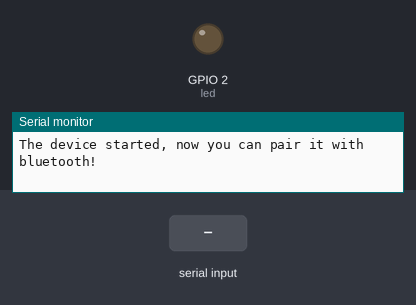
Bench run of a sketch on a simulated ESP32. On the bench: output pins drawn as LEDs (lit = HIGH), the last lines printed to the serial monitor. The inputs (shaded band) are chosen by the test bench. Nothing arrives over Bluetooth unless stated.

Above: at 1.2 s.
1.3 s: "b" received over the second serial link
At 1.9 s:
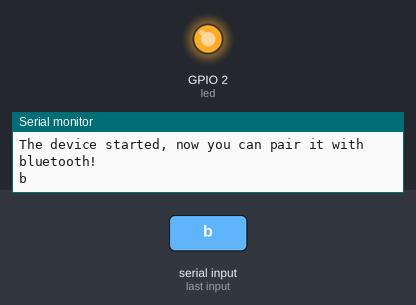
2.8 s: "a" received over the second serial link
At 3.4 s:
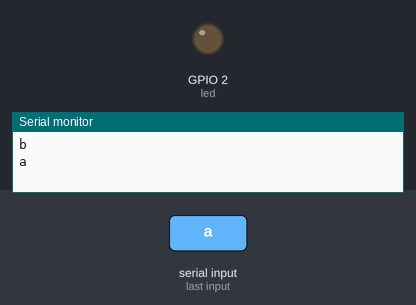
Timing chart, 0 to 5.8 s (numbered marks = the images above; inputs shaded):
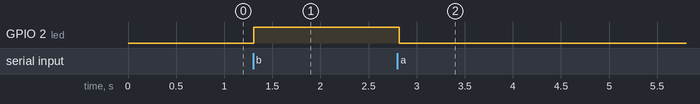

The sketch:

esp32_bluetooth_control.ino
```cpp
#include "BluetoothSerial.h"

#if !defined(CONFIG_BT_ENABLED) || !defined(CONFIG_BLUEDROID_ENABLED)
#error Bluetooth is not enabled! Please run `make menuconfig` to and enable it
#endif
int led = 2;
BluetoothSerial SerialBT;

void setup() {
  Serial.begin(115200);
  pinMode(led, OUTPUT);
  SerialBT.begin("SmartHome01"); //Bluetooth device name
  Serial.println("The device started, now you can pair it with bluetooth!");
}
void loop() {

  char x = ' ';

  if (SerialBT.available()) {
    x = SerialBT.read();
    Serial.println(x);
    if (x == 'a') {
      digitalWrite(led, LOW);
    }
    if (x == 'b') {
      digitalWrite(led, HIGH);
    }
  }
delay(20);
}
```

Measured:
- after the input at 1.3 s, GPIO 2 (led): LOW → HIGH at once
- after the input at 2.8 s, GPIO 2 (led): HIGH → LOW at once
